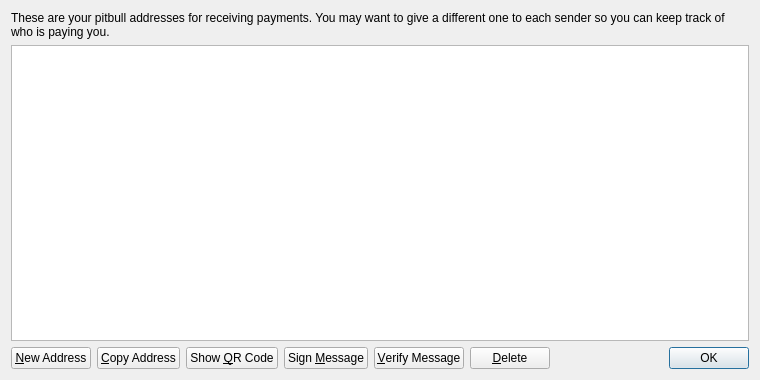
<?xml version="1.0" encoding="UTF-8"?>
<ui version="4.0">
 <class>AddressBookPage</class>
 <widget class="QWidget" name="AddressBookPage">
  <property name="geometry">
   <rect>
    <x>0</x>
    <y>0</y>
    <width>760</width>
    <height>380</height>
   </rect>
  </property>
  <property name="windowTitle">
   <string>Address Book</string>
  </property>
  <layout class="QVBoxLayout" name="verticalLayout">
   <item>
    <widget class="QLabel" name="labelExplanation">
     <property name="text">
      <string>These are your pitbull addresses for receiving payments. You may want to give a different one to each sender so you can keep track of who is paying you.</string>
     </property>
     <property name="textFormat">
      <enum>Qt::PlainText</enum>
     </property>
     <property name="wordWrap">
      <bool>true</bool>
     </property>
    </widget>
   </item>
   <item>
    <widget class="QTableView" name="tableView">
     <property name="contextMenuPolicy">
      <enum>Qt::CustomContextMenu</enum>
     </property>
     <property name="toolTip">
      <string>Double-click to edit address or label</string>
     </property>
     <property name="tabKeyNavigation">
      <bool>false</bool>
     </property>
     <property name="alternatingRowColors">
      <bool>true</bool>
     </property>
     <property name="selectionMode">
      <enum>QAbstractItemView::SingleSelection</enum>
     </property>
     <property name="selectionBehavior">
      <enum>QAbstractItemView::SelectRows</enum>
     </property>
     <property name="sortingEnabled">
      <bool>true</bool>
     </property>
     <attribute name="verticalHeaderVisible">
      <bool>false</bool>
     </attribute>
    </widget>
   </item>
   <item>
    <layout class="QHBoxLayout" name="horizontalLayout">
     <item>
      <widget class="QPushButton" name="newAddressButton">
       <property name="toolTip">
        <string>Create a new address</string>
       </property>
       <property name="text">
        <string>&amp;New Address</string>
       </property>
       <property name="icon">
        <iconset resource="../bitcoin.qrc">
         <normaloff>:/icons/add</normaloff>:/icons/add</iconset>
       </property>
      </widget>
     </item>
     <item>
      <widget class="QPushButton" name="copyToClipboard">
       <property name="toolTip">
        <string>Copy the currently selected address to the system clipboard</string>
       </property>
       <property name="text">
        <string>&amp;Copy Address</string>
       </property>
       <property name="icon">
        <iconset resource="../bitcoin.qrc">
         <normaloff>:/icons/editcopy</normaloff>:/icons/editcopy</iconset>
       </property>
      </widget>
     </item>
     <item>
      <widget class="QPushButton" name="showQRCode">
       <property name="text">
        <string>Show &amp;QR Code</string>
       </property>
       <property name="icon">
        <iconset resource="../bitcoin.qrc">
         <normaloff>:/icons/qrcode</normaloff>:/icons/qrcode</iconset>
       </property>
      </widget>
     </item>
     <item>
      <widget class="QPushButton" name="signMessage">
       <property name="toolTip">
        <string>Sign a message to prove you own a pitbull address</string>
       </property>
       <property name="text">
        <string>Sign &amp;Message</string>
       </property>
       <property name="icon">
        <iconset resource="../bitcoin.qrc">
         <normaloff>:/icons/edit</normaloff>:/icons/edit</iconset>
       </property>
      </widget>
     </item>
     <item>
      <widget class="QPushButton" name="verifyMessage">
       <property name="toolTip">
        <string>Verify a message to ensure it was signed with a specified pitbull address</string>
       </property>
       <property name="text">
        <string>&amp;Verify Message</string>
       </property>
       <property name="icon">
        <iconset resource="../bitcoin.qrc">
         <normaloff>:/icons/transaction_0</normaloff>:/icons/transaction_0</iconset>
       </property>
      </widget>
     </item>
     <item>
      <widget class="QPushButton" name="deleteButton">
       <property name="toolTip">
        <string>Delete the currently selected address from the list</string>
       </property>
       <property name="text">
        <string>&amp;Delete</string>
       </property>
       <property name="icon">
        <iconset resource="../bitcoin.qrc">
         <normaloff>:/icons/remove</normaloff>:/icons/remove</iconset>
       </property>
      </widget>
     </item>
     <item>
      <spacer name="horizontalSpacer">
       <property name="orientation">
        <enum>Qt::Horizontal</enum>
       </property>
       <property name="sizeHint" stdset="0">
        <size>
         <width>40</width>
         <height>20</height>
        </size>
       </property>
      </spacer>
     </item>
     <item>
      <widget class="QDialogButtonBox" name="buttonBox">
       <property name="sizePolicy">
        <sizepolicy hsizetype="Maximum" vsizetype="Fixed">
         <horstretch>0</horstretch>
         <verstretch>0</verstretch>
        </sizepolicy>
       </property>
       <property name="standardButtons">
        <set>QDialogButtonBox::Ok</set>
       </property>
      </widget>
     </item>
    </layout>
   </item>
  </layout>
 </widget>
 <resources>
  <include location="../bitcoin.qrc"/>
 </resources>
 <connections/>
</ui>
